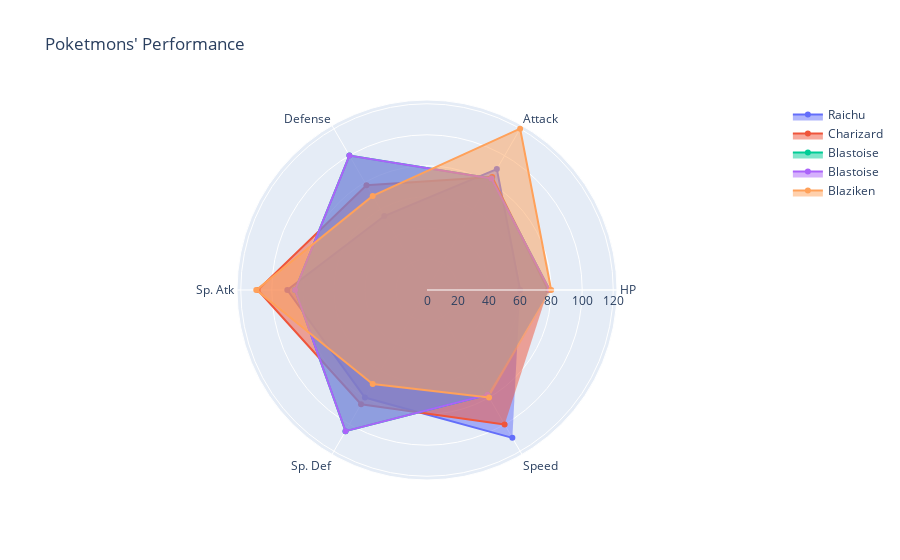

The cell this chart's notebook holds for it:
### Code cell
PoketmonFight("Raichu","Charizard","Venusaur","Blastoise","Blaziken")

### Figure 1 — Plotly figure (JSON) as saved in the notebook; plotly's stock layout.template omitted (floating-point values rounded to 4 significant figures)
{"data": [{"fill": "toself", "name": "Raichu", "r": [60, 90, 55, 90, 80, 110, 60], "theta": ["HP", "Attack", "Defense", "Sp. Atk", "Sp. Def", "Speed"], "type": "scatterpolar"}, {"fill": "toself", "name": "Charizard", "r": [78, 84, 78, 109, 85, 100, 78], "theta": ["HP", "Attack", "Defense", "Sp. Atk", "Sp. Def", "Speed"], "type": "scatterpolar"}, {"fill": "toself", "name": "Blastoise", "r": [79, 83, 100, 85, 105, 78, 79], "theta": ["HP", "Attack", "Defense", "Sp. Atk", "Sp. Def", "Speed"], "type": "scatterpolar"}, {"fill": "toself", "name": "Blastoise", "r": [79, 83, 100, 85, 105, 78, 79], "theta": ["HP", "Attack", "Defense", "Sp. Atk", "Sp. Def", "Speed"], "type": "scatterpolar"}, {"fill": "toself", "name": "Blaziken", "r": [80, 120, 70, 110, 70, 80, 80], "theta": ["HP", "Attack", "Defense", "Sp. Atk", "Sp. Def", "Speed"], "type": "scatterpolar"}], "layout": {"showlegend": true, "title": {"text": "Poketmons' Performance"}, "xaxis": {"domain": [0, 0.45]}, "xaxis2": {"domain": [0.55, 1]}, "xaxis3": {"anchor": "y3", "domain": [0, 0.45]}, "xaxis4": {"anchor": "y4", "domain": [0.55, 1]}, "yaxis": {"domain": [0, 0.45]}, "yaxis2": {"anchor": "x2", "domain": [0, 0.45]}, "yaxis4": {"anchor": "x4", "domain": [0.55, 1]}}}
